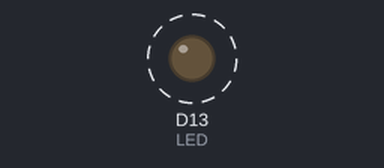
A sketch run on a simulated Arduino Due. Shown: output pins drawn as LEDs (lit = HIGH). Dashed ring = blinking.

Above: at 0.5 s.
Timing chart, 0 to 4.6 s (numbered marks = the images above):
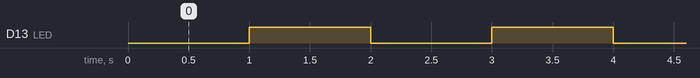

Measured:
- by itself, D13 (LED): alternates HIGH for 1.0 s and LOW for 1.0 s

The sketch:

sketch_1.2.ino
```cpp
#include <DueTimer.h>
const uint8_t LED = 13;

void myHandler()
{
  digitalWrite(LED, !digitalRead(LED));
}


void setup()
{
  pinMode(LED, OUTPUT);
  Timer4.attachInterrupt(myHandler);
  Timer4.start(1000000);
}

void loop()
{

}
```
